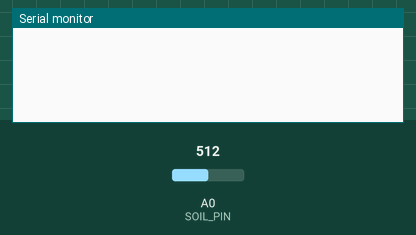
Recording of a sketch running on a simulated ESP8266 (NodeMCU). On the bench: the last lines printed to the serial monitor. The test bench sets the inputs (shaded band); at power-on: A0 (SOIL_PIN) = 512. WiFi joins after 1.5 s; servers stay silent unless stated.

Above: at 3.0 s.
3.1 s: A0 (SOIL_PIN) set to 490
At 4.7 s:
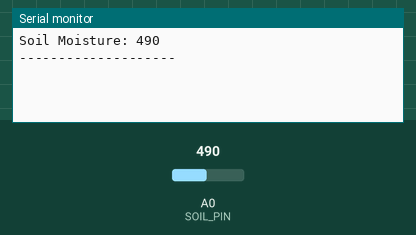
5.3 s: A0 (SOIL_PIN) set to 510
At 6.3 s:
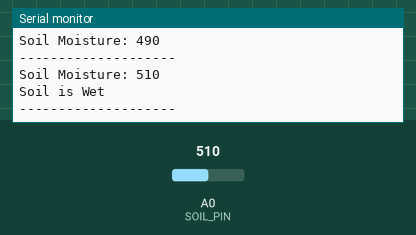

Measured:
- after the input at 3.1 s, the serial monitor: prints a new line after 0.70 s (image 1)
- after the input at 5.3 s, the serial monitor: prints a new line after 0.50 s (image 2)

The sketch:

moisture-notification.ino
```cpp
#define BLYNK_TEMPLATE_ID "TMPL34I9OzB6U"
#define BLYNK_TEMPLATE_NAME "Receiver Data"
#define BLYNK_AUTH_TOKEN "E7lvd2kyCS5I2tv7ed5PwKFqXL2iPEKH"

#include <ESP8266WiFi.h>
#include <BlynkSimpleEsp8266.h>

char ssid[] = "Vaishnavi's A17";
char pass[] = "vaishnavi'sA17";

BlynkTimer timer;

#define SOIL_PIN A0

void sendSensor()
{
  int moisture = analogRead(SOIL_PIN);

  Serial.print("Soil Moisture: ");
  Serial.println(moisture);

  // Gauge on V2
  Blynk.virtualWrite(V2, moisture);

  // LED Widget on V1
 if (moisture < 500) {
    Blynk.logEvent("moisture_notification",
      String("Analog value high: ") + moisture);
  }
  else
  {
    Blynk.virtualWrite(V1, 0);
    Serial.println("Soil is Wet");
  }

  Serial.println("--------------------");
}

void setup()
{
  Serial.begin(9600);

  Blynk.begin(BLYNK_AUTH_TOKEN, ssid, pass);

  timer.setInterval(2000L, sendSensor);
}

void loop()
{
  Blynk.run();
  timer.run();
}
```
